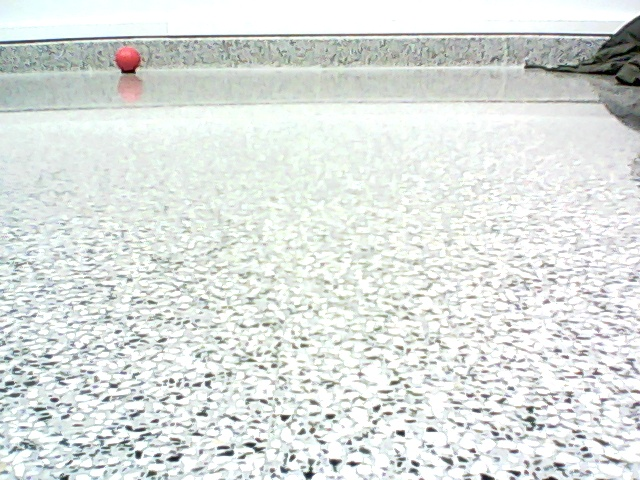
#> input picture Práctica 3-20240228/fotos/1709296134.7744172.jpg, 640 x 480 px; its folder holds only this picture in this run
$ python calibrarCamara.py   (older library calls are emulated)
#> lines starting #> are read from the running program, lines starting #| are printed output that depends on the picture; after the words box and inside, x2 and y2 are one past the last pixel; in counts of white or black regions, pixels touching at a corner belong together; long printed decimals are rounded
#> further down, img_BGR is the input picture: shape (480, 640, 3); mean B, G, R 223.2, 226, 221.1
# -*- coding: utf-8 -*-
#!/usr/bin/python

# Standard imports
import cv2
import numpy as np
import os

def detectBlob(img_BGR):

    # HSV image
    img_HSV = cv2.cvtColor(img_BGR, cv2.COLOR_BGR2HSV)
#> img_HSV: shape (480, 640, 3); mean H, S, V 71, 9.8, 227.3

    # Setup default values for SimpleBlobDetector parameters.
    params = cv2.SimpleBlobDetector_Params()

    # Change thresholds
    params.minThreshold = 10
    params.maxThreshold = 500

    # Filter by Area
    params.filterByArea = True
    params.minArea = 200
    params.maxArea = 60000

    params.filterByCircularity = False
    params.filterByColor = False
    params.filterByConvexity = False
    params.filterByInertia = False

    # Create a detector with the parameters
    ver = (cv2.__version__).split('.')
    if int(ver[0]) < 3 :
        detector = cv2.SimpleBlobDetector(params)
    else :
        detector = cv2.SimpleBlobDetector_create(params)

    # Mask for red
    redMin = (0, 100, 90)
    redMax = (10, 255, 255)

    # Mask for red in the other side of the color space
    redMin2 = (170, 100, 90)
    redMax2 = (180, 255, 255)

    mask_red=cv2.inRange(img_HSV, redMin, redMax)
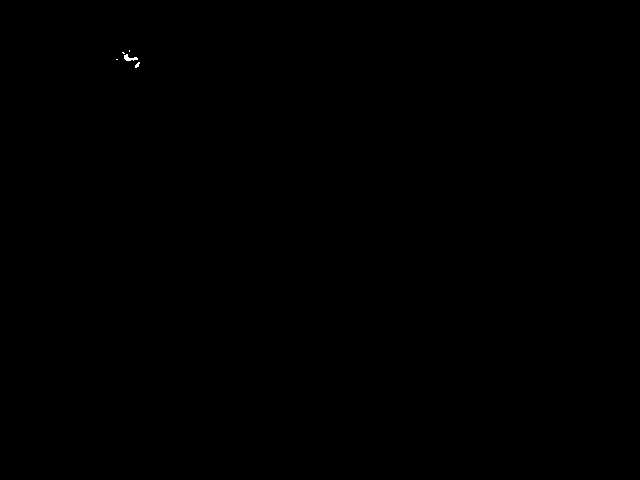
#> mask_red: shape (480, 640); 0.03% white in thin lines or dots, all inside (x1, y1, x2, y2) = (116, 50, 140, 68)
    mask_red2=cv2.inRange(img_HSV, redMin2, redMax2)
#> mask_red2: shape (480, 640); 0.12% white; 1 white region, box (x1, y1, x2, y2) and area: (115, 48, 140, 70) 356
    mask_red3 = mask_red + mask_red2
#> mask_red3: shape (480, 640); 0.14% white; 1 white region, box (x1, y1, x2, y2) and area: (115, 48, 140, 70) 433

    # apply the mask
    red = cv2.bitwise_and(img_HSV, img_HSV, mask = mask_red3)
#> red: shape (480, 640, 3); mean H, S, V 0.2, 0.2, 0.3

    img_BGR = cv2.cvtColor(img_HSV, cv2.COLOR_HSV2BGR)

    # detector finds "dark" blobs by default, so invert image for results with same detector
    keypoints_red = detector.detect(255-red)
#> keypoints_red = 1 keypoints; (x, y, size): (127, 59, 24.4)

    # documentation of SimpleBlobDetector is not clear on what kp.size is exactly, but it looks like the diameter of the blob.
    for kp in keypoints_red:
        print (kp.pt[0], kp.pt[1], kp.size)
#> this loop made 1 pass
#> kp on pass 1: keypoint at (127.4, 58.6), size 24.4
#| 127.375 58.585 24.384

    # Draw detected blobs as red circles.
    # cv2.DRAW_MATCHES_FLAGS_DRAW_RICH_KEYPOINTS ensures
    # the size of the circle corresponds to the size of blob
    im_with_keypoints = cv2.drawKeypoints(img_BGR, keypoints_red, np.array([]),
        (255,255,255), cv2.DRAW_MATCHES_FLAGS_DRAW_RICH_KEYPOINTS)

    if keypoints_red:
        return img_BGR, im_with_keypoints, keypoints_red, mask_red3
    else:
        return img_BGR, im_with_keypoints, None, mask_red3


# PRUEBA:
# Obtener la lista de archivos en la carpeta
archivos = os.listdir("fotos")
for archivo in archivos:
    # Read image
    img_BGR = cv2.imread("fotos/" + archivo)

    # Detect blobs
    img_BGR, im_with_keypoints, keypoints_red, mask_red = detectBlob(img_BGR)
#> keypoints_red = 1 keypoints; (x, y, size): (127, 59, 24.4)

    if keypoints_red:
        AREA = 50000
        kp = keypoints_red[0]
#> kp = keypoint at (127.4, 58.6), size 24.4

        # Centro de la imagen
        h, w = img_BGR.shape[:2]
#> h = 480; w = 640
        center = (w // 2 - 50, h // 2 + 100)
#> center = (270, 340)
        print("Centro de la imagen", center)
#| Centro de la imagen (270, 340)
        # Dibujar el centro
        cv2.circle(im_with_keypoints, center, 2, (0, 0, 0), -1)
#> im_with_keypoints: shape (480, 640, 3); mean B, G, R 223, 226, 220.8

        # Centro del blob
        x, y = int(kp.pt[0]), int(kp.pt[1])
#> x = 127; y = 58
        print("Centro del blob", x, y)
#| Centro del blob 127 58
        # Dibujarlo
        cv2.circle(im_with_keypoints, (x, y), 2, (0, 0, 0), -1)
#> im_with_keypoints: shape (480, 640, 3); mean B, G, R 223, 226, 220.8

        # Calcular distancia entre centro de la imagen y centro del blob
        distance = np.sqrt((center[0] - x)**2 + (center[1] - y)**2)
#> distance = 316.2
        print("Distancia entre los centros",distance)
#| Distancia entre los centros 316.185

        # Calcular area del blob
        area = np.pi * (kp.size/2)**2
#> area = 467
        print("Area del blob", area)
#| Area del blob 466.978

        # Dibujar circulo con AREA
        cv2.circle(im_with_keypoints, center, int(np.sqrt(AREA/np.pi)), (0, 255, 0), 1)
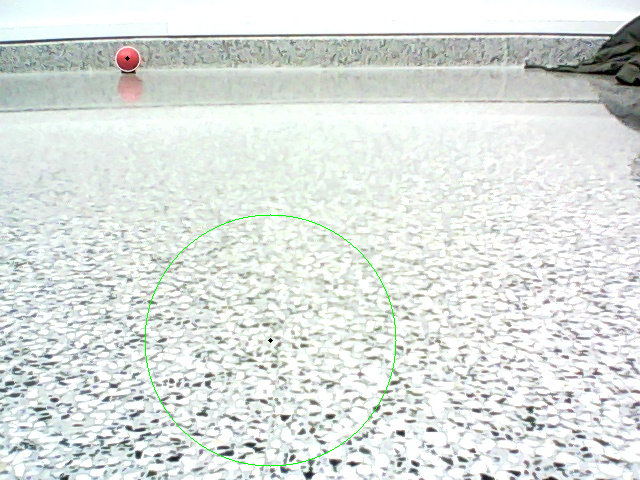
#> im_with_keypoints: shape (480, 640, 3); mean B, G, R 222.5, 226, 220.3

        # Diferencia de areas
        diff = AREA - area
#> diff = 49533
        print("Diferencia de areas", diff)
#| Diferencia de areas 49533.022
    else:
        # Buscar píxeles rojos a la izquierda o derecha de la imagen
        left_red_pixels = np.sum(mask_red[:, :mask_red.shape[1]//2])
        right_red_pixels = np.sum(mask_red[:, mask_red.shape[1]//2:])

        if left_red_pixels > 0:
            print("Píxeles rojos encontrados a la izquierda de la imagen")
        elif right_red_pixels > 0:
            print("Píxeles rojos encontrados a la derecha de la imagen")
        else:
            print("No hay")

    # Show mask and blobs found
    cv2.imshow("Keypoints on RED", im_with_keypoints)
    cv2.waitKey(0)

$ run again, on Práctica 3-20240228/fotos/1709296355.042659.jpg
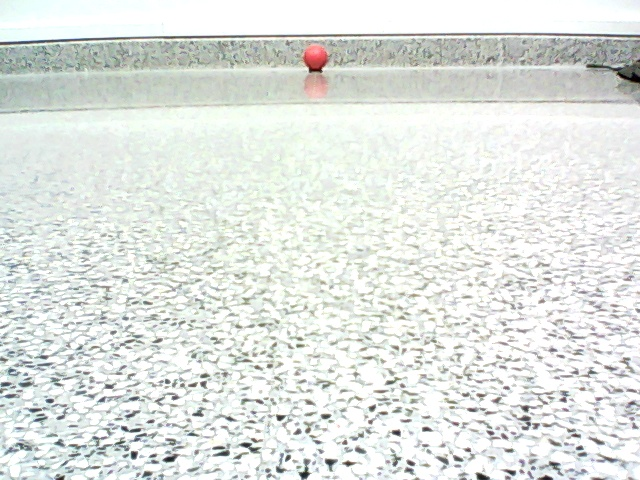
#> input picture Práctica 3-20240228/fotos/1709296355.042659.jpg, 640 x 480 px
#> img_BGR is the input picture: shape (480, 640, 3); mean B, G, R 225.5, 229.5, 225.3
#> img_HSV: shape (480, 640, 3); mean H, S, V 63.5, 9.1, 230.6
#> mask_red: shape (480, 640); 0.07% white; 4 white regions (3 under 20 px), largest, box (x1, y1, x2, y2) and area: (303, 47, 327, 69) 194
#> mask_red2: shape (480, 640); 0.06% white; 3 white regions (2 under 20 px), largest, box (x1, y1, x2, y2) and area: (305, 49, 327, 69) 173
#> mask_red3: shape (480, 640); 0.13% white; 2 white regions (1 under 20 px), largest, box (x1, y1, x2, y2) and area: (303, 47, 328, 69) 405
#> red: shape (480, 640, 3); mean H, S, V 0.1, 0.2, 0.3
#> in detectBlob, `keypoints_red = detector.detect(255-red)`: keypoints_red = 1 keypoints; (x, y, size): (315, 58, 24.1)
#> the loop in detectBlob, `for kp in keypoints_red:` made 1 pass
#> kp on pass 1: keypoint at (315.2, 57.8), size 24.1
#> (printed output is left out)
#> `kp = keypoints_red[0]`: kp = keypoint at (315.2, 57.8), size 24.1
#| Centro de la imagen (270, 340)
#> x = 315; y = 57
#| Centro del blob 315 57
#> distance = 286.6
#| Distancia entre los centros 286.555
#| Area del blob 455.566
#> `cv2.circle(im_with_keypoints, center, int(np.sqrt(AREA/np.pi)), (0, 25..`:
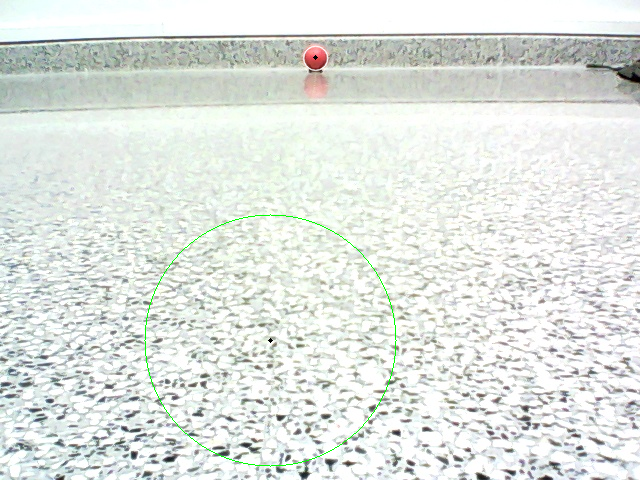
#> im_with_keypoints: shape (480, 640, 3); mean B, G, R 224.8, 229.5, 224.5
#| Diferencia de areas 49544.434

$ run again, on Práctica 3-20240228/fotos/1709296378.296451.jpg
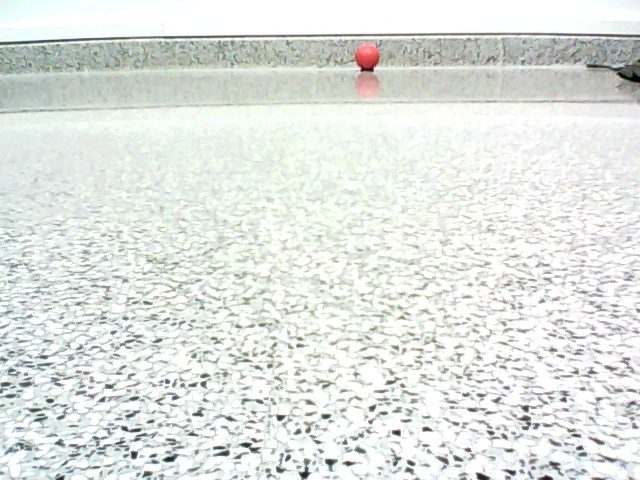
#> input picture Práctica 3-20240228/fotos/1709296378.296451.jpg, 640 x 480 px
#> img_BGR is the input picture: shape (480, 640, 3); mean B, G, R 225.5, 229.5, 225.4
#> img_HSV: shape (480, 640, 3); mean H, S, V 63.1, 9.1, 230.6
#> mask_red: shape (480, 640); 0.08% white; 6 white regions (3 under 20 px), largest, box (x1, y1, x2, y2) and area: (367, 52, 379, 68) 114, (355, 49, 366, 70) 103, (364, 46, 374, 50) 22
#> mask_red2: shape (480, 640); 0.06% white; 4 white regions (2 under 20 px), largest, box (x1, y1, x2, y2) and area: (359, 47, 373, 68) 131, (370, 48, 379, 57) 44
#> mask_red3: shape (480, 640); 0.14% white; 1 white region, box (x1, y1, x2, y2) and area: (355, 46, 379, 70) 427
#> red: shape (480, 640, 3); mean H, S, V 0.1, 0.2, 0.3
#> in detectBlob, `keypoints_red = detector.detect(255-red)`: keypoints_red = 1 keypoints; (x, y, size): (367, 57, 24.5)
#> the loop in detectBlob, `for kp in keypoints_red:` made 1 pass
#> kp on pass 1: keypoint at (366.9, 56.9), size 24.5
#> (printed output is left out)
#> `kp = keypoints_red[0]`: kp = keypoint at (366.9, 56.9), size 24.5
#| Centro de la imagen (270, 340)
#> x = 366; y = 56
#| Centro del blob 366 56
#> distance = 299.8
#| Distancia entre los centros 299.787
#| Area del blob 471.245
#> `cv2.circle(im_with_keypoints, center, int(np.sqrt(AREA/np.pi)), (0, 25..`:
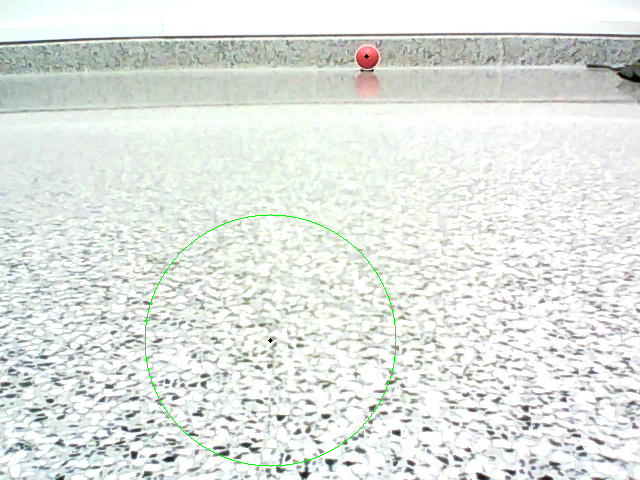
#> im_with_keypoints: shape (480, 640, 3); mean B, G, R 224.8, 229.5, 224.6
#| Diferencia de areas 49528.755
